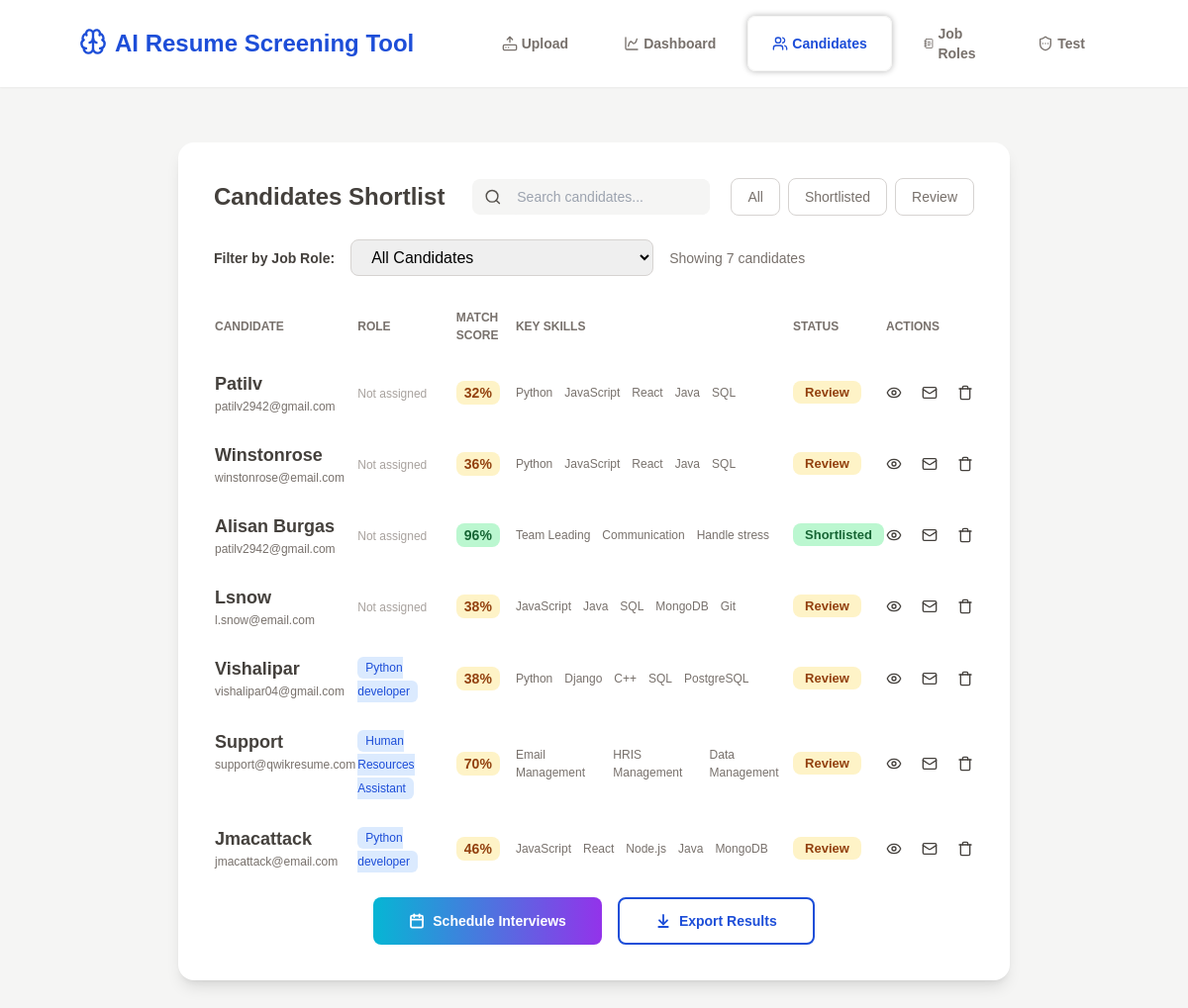
/candidates/, run on the app's committed database.
### resume_screening/models.py (models this page shows, shortened)
class UserInfo(models.Model):
    name = models.CharField(max_length=50)
    email = models.EmailField()
    score = models.IntegerField()
    skills = models.JSONField(default=list)
    resume = models.FileField(upload_to='resumes/')
    status = models.BooleanField(default=False)
    job_role = models.ForeignKey(JobRole, null=True, blank=True, on_delete=models.SET_NULL)

### resume_parser/models.py (models this page shows, shortened)
class JobRole(models.Model):
    title = models.CharField(max_length=255)
    description = models.TextField()
    required_skills = models.JSONField(default=list)
    experience_required = models.IntegerField(default=0)
    education_level = models.CharField(max_length=200, blank=True)
    location = models.CharField(max_length=255, blank=True)
    salary_range = models.CharField(max_length=100, blank=True)
    status = models.CharField(max_length=20, default='active', choices=[
        ('active', 'Active'),
        ('closed', 'Closed')
    ])
    created_at = models.DateTimeField(auto_now_add=True)

### resume_screening/views.py (the view)
# urls.py: path('candidates/', views.candidates, name='candidates'),
def candidates(request):
    job_filter = request.GET.get('job_role', 'all')
    if job_filter == 'all':
        users = UserInfo.objects.all()
    else:
        users = UserInfo.objects.filter(job_role_id=job_filter)
    job_roles = JobRole.objects.filter(userinfo__isnull=False).distinct().order_by('-created_at')
    candidates = users.count()
    context = {
        'candidates': candidates,
        'users': users,
        'job_roles': job_roles,
        'selected_job': job_filter,
    }
    return render(request, 'candidates.html', context)

### resume_screening/templates/candidates.html (shortened to what this page needs)
{% extends "screening.html" %}
{% block content %}
<div class="p-9 bg-white rounded-2xl shadow-lg">
    <div class='flex justify-between items-center'>
        <p class='text-2xl text-stone-700 font-semibold'>Candidates Shortlist</p>
        <div class="flex items-center gap-2 w-[20vw] pl-3 text-stone-600 bg-stone-100 rounded-lg">
            <svg xmlns="http://www.w3.org/2000/svg" width="20" height="20" viewBox="0 0 24 24" fill="none" stroke="currentColor" stroke-width="2" stroke-linecap="round" stroke-linejoin="round" class="lucide lucide-search-icon lucide-search"><path d="m21 21-4.34-4.34"/><circle cx="11" cy="11" r="8"/></svg>
            <input type="search" name="search" id="" placeholder='Search candidates...' class='text-sm p-2 w-full bg-stone-100 rounded-lg outline-none'>
        </div>
        <div class="filters flex justify-end gap-2 w-[20vw] h-full text-sm">
            <button onclick = "filterByScore('all')" class='px-4 py-2 text-stone-500 border border-stone-300 rounded-lg'>
                All
            </button>
            <button onclick = "filterByScore(80,100)" class='px-4 py-2 text-stone-500 border border-stone-300 rounded-lg'>
                Shortlisted
            </button>
            <button onclick = "filterByScore(0,79)" class='px-4 py-2 text-stone-500 border border-stone-300 rounded-lg'>
                Review
            </button>
        </div>
    </div>
    {% if candidates %}
    <div class="mt-6 flex items-center gap-4">
        <label class="text-sm font-semibold text-stone-700">Filter by Job Role:</label>
        <select id="job-filter" onchange="filterByJob()"
            class="px-4 py-2 border border-stone-300 rounded-lg focus:outline-none focus:border-blue-500">
            <option value="all" {% if selected_job == 'all' %}selected{% endif %}>All Candidates</option>
        </select>
        <span class="text-sm text-stone-500">
            Showing {{ candidates }} candidate{{ candidates|pluralize }}
        </span>
    </div>
    <div class="mt-2 w-full">
        <table class='w-full border-separate border-spacing-y-6'>
            <thead>
                <tr class='text-stone-500 text-[12px]'>
                    <th class='font-semibold text-start'>CANDIDATE</th>
                    <th class='text-start'>ROLE</th>
                    <th class='text-start'>MATCH SCORE</th>
                    <th class='text-start'>KEY SKILLS</th>
                    <th class='text-start'>STATUS</th>
                    <th class='text-start'>ACTIONS</th>
                </tr>
            </thead>
            <tbody class=''>
                {% for user in users %}
                <tr class='text-stone-700'>
                    <td class='flex flex-col'>
                        <span class='text-lg font-semibold'>{{ user.name }}</span>
                        <span class='text-[12px] text-stone-500'>{{ user.email }}</span>
                    </td>
                    <td>
                        {% if user.job_role %}
                        <span class="px-2 py-1 bg-blue-100 text-blue-700 rounded-md text-xs">
                            {{ user.job_role.title }}
                        </span>
                        {% else %}
                        <span class="text-stone-400 text-xs">Not assigned</span>
                        {% endif %}
                    </td>
                    <td class='text-sm font-semibold'>
                        <span class='px-2 py-1 {% if user.score >= 80 %}text-green-800 bg-green-200 {% else %}text-amber-800 bg-amber-100{% endif %} rounded-lg'>
                            {{ user.score }}%
                        </span>
                    </td>
                    <td>
                        <p class='flex gap-3 text-[12px] text-stone-500'>
                            {% for skill in user.skills %}
                            <span>{{ skill }}</span>
                            {% endfor %}
                        </p>
                    </td>
                    <td>
                        <p class='text-[13px] font-semibold w-fit'>
                            {% if user.status %} <span class='text-green-800 bg-green-200 px-3 py-1 rounded-lg'>Shortlisted</span>
                            {% else %} <span class='text-amber-800 bg-amber-100 px-3 py-1 rounded-lg'>Review</span>
                            {% endif %}
                        </p>
                    </td>
                    <td>
                        <div class='flex items-center gap-5'>
                            <a href="{{ user.resume.url }}" target="_blank" class='cursor-pointer hover:text-blue-700' title='View'>
                            </a>
                            <span onclick="openEmailModal('{{ user.email }}', '{{ user.name }}')" class='cursor-pointer hover:text-blue-700' title='Contact'>
                            </span>
                            <span class='cursor-pointer hover:text-blue-700' title='Remove' onclick = "if(confirm('Delete this user?')) window.location.href = '{% url 'delete_user' user.id %}'">
                            </span>
                        </div>
                    </td>
                </tr>
                {% endfor %}
            </tbody>
        </table>
    </div>
    <div class="flex justify-center gap-4">
        <button onclick="openScheduleModal()" class='flex gap-2 items-center text-white bg-gradient-to-r from-cyan-500 to-purple-600 text-sm font-semibold px-9 py-3  rounded-lg transition-colors duration-[400ms]'>
            Schedule Interviews
        </button>
        <a href='{% url "export_candidates" %}' class='flex gap-2 items-center text-blue-700 hover:text-white hover:bg-blue-600 text-sm font-semibold border-2 border-blue-700 px-9 py-3 rounded-lg'>
            Export Results
        </a>
    </div>
    {% else %}
    <p class='flex justify-center mt-9 mb-4 text-stone-400'>No Candidates</p>
    {% endif %}
</div>
{% endblock %}

### resume_screening/templates/screening.html (style rules this page uses)
body { font-family: Arial; margin: 50px auto; }

### data on the page
UserInfo: name "Patilv", email "patilv2942@gmail.com", shows "Not assigned", score "32", skills "Python" "JavaScript" "React" "Java" "SQL", status "Review"
UserInfo: name "Winstonrose", email "winstonrose@email.com", shows "Not assigned", score "36", skills "Python" "JavaScript" "React" "Java" "SQL", status "Review"
UserInfo: name "Alisan Burgas", email "patilv2942@gmail.com", shows "Not assigned", score "96", skills "Team Leading" "Communication" "Handle stress", status "Shortlisted"
UserInfo: name "Lsnow", email "l.snow@email.com", shows "Not assigned", score "38", skills "JavaScript" "Java" "SQL" "MongoDB" "Git", status "Review"
UserInfo: name "Vishalipar", email "vishalipar04@gmail.com", job_role "Python developer", score "38", skills "Python" "Django" "C++" "SQL" "PostgreSQL", status "Review"
UserInfo: name "Support", email "support@qwikresume.com", job_role "Human Resources Assistant", score "70", skills "Email Management" "HRIS Management" "Data Management", status "Review"
UserInfo: name "Jmacattack", email "jmacattack@email.com", job_role "Python developer", score "46", skills "JavaScript" "React" "Node.js" "Java" "MongoDB", status "Review"

### other printed values
{{ candidates }} "7"
